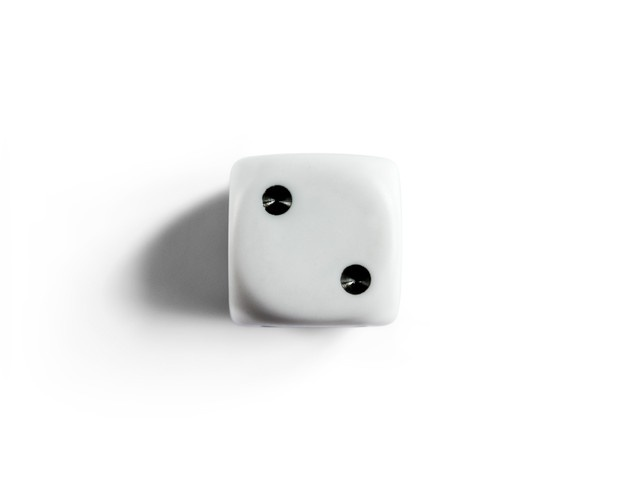
#> input picture Assignment27/dice_picture/0.jpg, 626 x 478 px
$ jupyter execute diceDetector.ipynb
#> lines starting #> are read from the running program, lines starting #| are printed output that depends on the picture; after the words box and inside, x2 and y2 are one past the last pixel; in counts of white or black regions, pixels touching at a corner belong together
<< Dice Detector >>

programmer: Ali Yaghoubian

[cell 1]
import cv2
import matplotlib.pyplot as plt
import numpy as np

_Image 0_

[cell 2]
raw_img = cv2.imread('dice_picture/0.jpg')
#> raw_img is the input picture: shape (478, 626, 3); mean B, G, R 243.9, 244, 243.8
gray_img = cv2.imread('dice_picture/0.jpg', cv2.IMREAD_GRAYSCALE)
#> gray_img: shape (478, 626); min 0, max 255, mean 243.9

plt.imshow(gray_img, cmap='gray')

[cell 3]
canny = cv2.Canny(gray_img, 10, 170, 3) # parameters : threshold 1 or 2 and edges
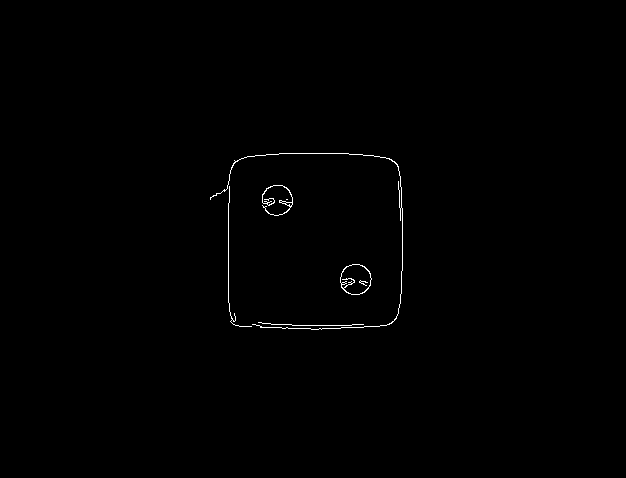
#> canny: shape (478, 626); 0.4% white in thin lines or dots, all inside (x1, y1, x2, y2) = (210, 153, 403, 330)

my_kernel = np.ones((13, 13), np.uint8)
print(my_kernel)

closing = cv2.morphologyEx(canny, cv2.MORPH_CLOSE, kernel=my_kernel)
#> closing: shape (478, 626); 0.94% white; 3 white regions

plt.imshow(closing, cmap='gray')

[cell 4]
contours, hierarchy = cv2.findContours(closing, cv2.RETR_EXTERNAL, cv2.CHAIN_APPROX_NONE)
#> contours = 1 contour; box (x1, y1, x2, y2) and area: (210, 153, 403, 330) 29552
print(hierarchy)
#| [[[-1 -1 -1 -1]]]
print(len(contours))
#| 1

cv2.drawContours(raw_img, contours, -1, (0, 0, 250), thickness=3, lineType=cv2.LINE_AA)
#> raw_img: shape (478, 626, 3); 1.6% of pixels changed, all inside (x1, y1, x2, y2) = (207, 150, 406, 333)

x, y, w, h= cv2.boundingRect(contours[0])
#> x = 210; y = 153; w = 193; h = 177
# cv2.rectangle(raw_img, (x, y), (x + w, y + h), (0, 0, 250), 3)

plt.imshow(raw_img)

[cell 5]
print(contours)
#> (printed output is left out)
print(x, y, w, h)
#| 210 153 193 177

[cell 6]
result_number = cv2.HoughCircles(gray_img, cv2.HOUGH_GRADIENT, 1, 20, param1=40, param2=30, minRadius=1, maxRadius=30)
#> result_number = [[355.5, 279.5, 14.9], [276.5, 199.5, 14.5]]
print(result_number)
#| [[[355.5 279.5  14.9]
#|   [276.5 199.5  14.5]]]

[cell 7]
print(len(result_number))
#| 1
result_number = result_number[0, :]
print(len(result_number))
#| 2

for circle in result_number:
    print(circle)
    cv2.circle(raw_img, (int(circle[0]), int(circle[1])), int(circle[2]), (250, 0, 0), 2)
#> this loop made 2 passes
#| [355.5 279.5  14.9]
#| [276.5 199.5  14.5]
#> raw_img: shape (478, 626, 3); mean B, G, R 241.6, 241.2, 244.2

plt.imshow(raw_img)

[cell 8]
dice_number = len(result_number)
#> dice_number = 2

[cell 9]
cv2.putText(raw_img, f'value = {dice_number}', (x, y), cv2.FONT_HERSHEY_DUPLEX, 1, (255, 100, 100), 2)
#> raw_img: shape (478, 626, 3); mean B, G, R 241.7, 240.8, 243.6
plt.imshow(raw_img)

*Image 1*

[cell 10]
raw_img = cv2.imread('dice_picture/1.jpg')
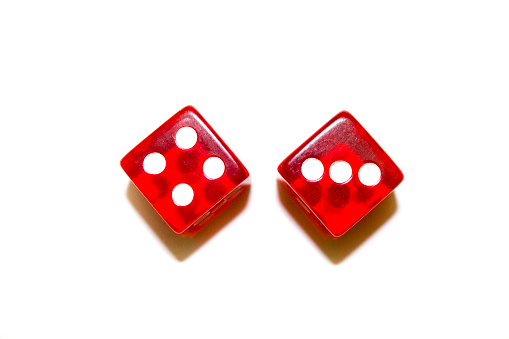
#> input picture Assignment27/dice_picture/1.jpg, 509 x 339 px
#> raw_img is the input picture: shape (339, 509, 3); mean B, G, R 225.7, 226.9, 247.3
gray_img = cv2.imread('dice_picture/1.jpg', cv2.IMREAD_GRAYSCALE)
#> gray_img: shape (339, 509); min 34, max 255, mean 232.8

plt.imshow(gray_img, cmap='gray')

[cell 11]
canny = cv2.Canny(gray_img, 10, 170, 3)
#> canny: shape (339, 509); 2.6% white in thin lines or dots, all inside (x1, y1, x2, y2) = (120, 105, 404, 265)

my_kernel = np.ones((1, 1), np.uint8)

closing = cv2.morphologyEx(canny, cv2.MORPH_CLOSE, kernel=my_kernel)

plt.imshow(closing, cmap='gray')

[cell 12]
contours, hierarchy = cv2.findContours(closing, cv2.RETR_EXTERNAL, cv2.CHAIN_APPROX_NONE)
#> contours = 2 contours; box (x1, y1, x2, y2) and area: (120, 105, 251, 262) 12500, (276, 111, 404, 265) 12128
print(len(contours))
#| 2

cv2.drawContours(raw_img, contours, -1, (0, 0, 0), thickness=3, lineType=cv2.LINE_AA)
#> raw_img: shape (339, 509, 3); 3.85% of pixels changed, all inside (x1, y1, x2, y2) = (117, 102, 407, 268)
plt.imshow(raw_img)

[cell 13]
result_number = cv2.HoughCircles(gray_img, cv2.HOUGH_GRADIENT, 1, 20, param1=40, param2=30, minRadius=10, maxRadius=20)
#> result_number = [[182.5, 193.5, 10.5], [185.5, 137.5, 11.6], [312.5, 168.5, 11.6], [339.5, 171.5, 11.6], [154.5, 162.5, 11.4], [213.5, 167.5, 10.35], [368.5, 174.5, 12.4]]
result_number = result_number[0, :]

for circle in result_number:
    cv2.circle(raw_img, (int(circle[0]), int(circle[1])), int(circle[2]), (250, 0, 0), 2)
#> this loop made 7 passes
#> raw_img: shape (339, 509, 3); mean B, G, R 222.4, 221.2, 238.8

plt.imshow(raw_img)

[cell 14]
x0, y0, w0, h0= cv2.boundingRect(contours[0])
#> x0 = 276; y0 = 111; w0 = 128; h0 = 154
x1, y1, w1, h1= cv2.boundingRect(contours[1])
#> x1 = 120; y1 = 105; w1 = 131; h1 = 157

first_dice = gray_img[y0:y0+h0, x0:x0+w0]
second_dice = gray_img[y1:y1+h1, x1:x1+w1]

plt.imshow(first_dice, cmap='gray')
plt.show()
plt.imshow(second_dice, cmap='gray')
plt.show()

[cell 15]
first_result = cv2.HoughCircles(first_dice, cv2.HOUGH_GRADIENT, 1, 20, param1=40, param2=30, minRadius=10, maxRadius=20)
#> first_result = [[36.5, 57.5, 11.6], [63.5, 60.5, 11.6], [92.5, 63.5, 12.4]]
first_result = first_result[0, :]
first_dice_number = len(first_result)
#> first_dice_number = 3

second_result = cv2.HoughCircles(second_dice, cv2.HOUGH_GRADIENT, 1, 20, param1=40, param2=30, minRadius=10, maxRadius=20)
#> second_result = [[62.5, 88.5, 10.5], [65.5, 32.5, 11.6], [34.5, 57.5, 11.4], [93.5, 62.5, 10.35]]
second_result = second_result[0, :]
second_dice_number = len(second_result)
#> second_dice_number = 4

[cell 16]
cv2.putText(raw_img, f'value = {first_dice_number}', (x0, y0), cv2.FONT_HERSHEY_DUPLEX, 0.7, (50, 255, 50), 2)
cv2.putText(raw_img, f'value = {second_dice_number}', (x1, y1), cv2.FONT_HERSHEY_DUPLEX, 0.7, (50, 255, 50), 2)

plt.imshow(raw_img)

*Image 2*

[cell 17]
raw_img = cv2.imread('dice_picture/2.jpg')
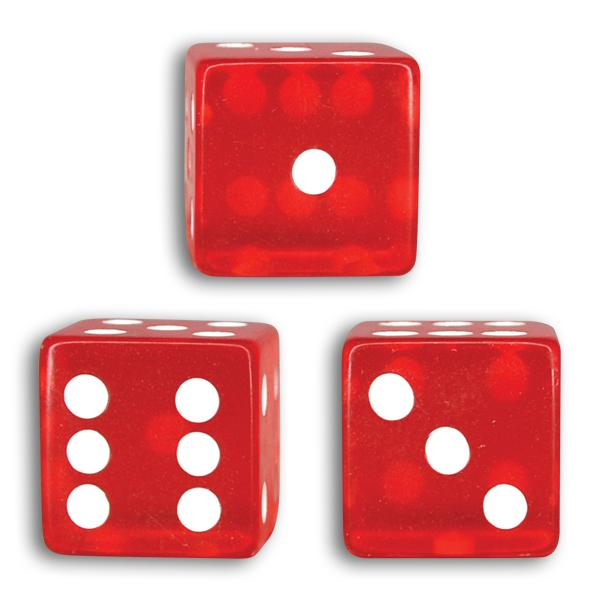
#> input picture Assignment27/dice_picture/2.jpg, 600 x 600 px
#> raw_img is the input picture: shape (600, 600, 3); mean B, G, R 167.5, 166.7, 230.6
gray_img = cv2.imread('dice_picture/2.jpg', cv2.IMREAD_GRAYSCALE)
#> gray_img: shape (600, 600); min 57, max 255, mean 186

plt.imshow(gray_img, cmap='gray')

[cell 18]
canny = cv2.Canny(gray_img, 10, 170, 3)
#> canny: shape (600, 600); 3.1% white in thin lines or dots, all inside (x1, y1, x2, y2) = (38, 41, 561, 559)

my_kernel = np.ones((15, 15), np.uint8)

closing = cv2.morphologyEx(canny, cv2.MORPH_CLOSE, kernel=my_kernel)
#> closing: shape (600, 600); 10.7% white; 7 white regions (1 under 20 px)

plt.imshow(closing, cmap='gray')

[cell 19]
contours, hierarchy = cv2.findContours(closing, cv2.RETR_EXTERNAL, cv2.CHAIN_APPROX_NONE)
#> contours = 3 contours; box (x1, y1, x2, y2) and area: (38, 317, 281, 559) 55622, (183, 41, 421, 278) 53820, (341, 320, 561, 559) 51218
print(len(contours))
#| 3

cv2.drawContours(raw_img, contours, -1, (0, 0, 0), thickness=7, lineType=cv2.LINE_AA)
#> raw_img: shape (600, 600, 3); 8.07% of pixels changed, all inside (x1, y1, x2, y2) = (33, 36, 566, 564)
plt.imshow(raw_img)

[cell 20]
result_number = cv2.HoughCircles(gray_img, cv2.HOUGH_GRADIENT, 1, 20, param1=40, param2=30, minRadius=10, maxRadius=25)
#> result_number = [[85.5, 396.5, 22.1], [313.5, 170.5, 22.2], [198.5, 453.5, 22.1], [447.5, 451.5, 22.1], [389.5, 397.5, 24.4], [198.5, 508.5, 22.1], [504.5, 505.5, 22.1], [86.5, 506.5, 22.1], [88.5, 450.5, 22.1], [197.5, 399.5, 21.8]]
result_number = result_number[0, :]

for circle in result_number:
    cv2.circle(raw_img, (int(circle[0]), int(circle[1])), int(circle[2]), (250, 0, 0), 2)
#> this loop made 10 passes
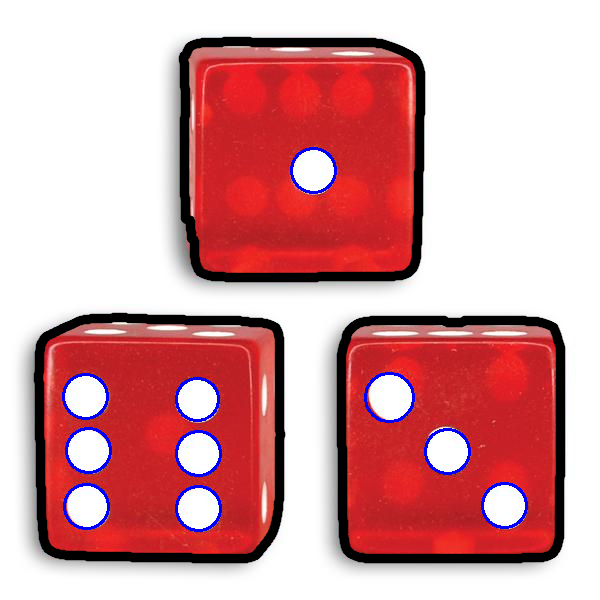
#> raw_img: shape (600, 600, 3); mean B, G, R 159, 155.2, 214

plt.imshow(raw_img)

[cell 21]
x0, y0, w0, h0= cv2.boundingRect(contours[0])
#> x0 = 341; y0 = 320; w0 = 220; h0 = 239
x1, y1, w1, h1= cv2.boundingRect(contours[1])
#> x1 = 38; y1 = 317; w1 = 243; h1 = 242
x2, y2, w2, h2= cv2.boundingRect(contours[2])
#> x2 = 183; y2 = 41; w2 = 238; h2 = 237

first_dice = gray_img[y0:y0+h0, x0:x0+w0]
#> first_dice: shape (239, 220)
second_dice = gray_img[y1:y1+h1, x1:x1+w1]
#> second_dice: shape (242, 243)
third_dice = gray_img[y2:y2+h2, x2:x2+w2]
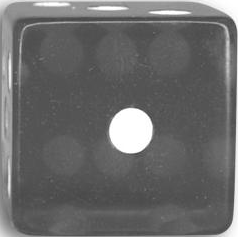
#> third_dice: shape (237, 238); min 63, max 255, mean 105.6

plt.imshow(first_dice, cmap='gray')
plt.show()
plt.imshow(second_dice, cmap='gray')
plt.show()
plt.imshow(third_dice, cmap='gray')
plt.show()

[cell 22]
first_result = cv2.HoughCircles(first_dice, cv2.HOUGH_GRADIENT, 1, 20, param1=40, param2=30, minRadius=10, maxRadius=25)
#> first_result = [[106.5, 131.5, 22.1], [48.5, 77.5, 24.4], [163.5, 185.5, 22.1]]
first_result = first_result[0, :]
first_dice_number = len(first_result)

second_result = cv2.HoughCircles(second_dice, cv2.HOUGH_GRADIENT, 1, 20, param1=40, param2=30, minRadius=10, maxRadius=25)
#> second_result = [[47.5, 79.5, 22.1], [160.5, 136.5, 22.1], [160.5, 191.5, 22.1], [48.5, 189.5, 22.1], [50.5, 133.5, 22.1], [159.5, 82.5, 21.8]]
second_result = second_result[0, :]
second_dice_number = len(second_result)
#> second_dice_number = 6

third_result = cv2.HoughCircles(third_dice, cv2.HOUGH_GRADIENT, 1, 20, param1=40, param2=30, minRadius=10, maxRadius=25)
#> third_result = [[130.5, 129.5, 22.2]]
third_result = third_result[0, :]
third_dice_number = len(third_result)
#> third_dice_number = 1

[cell 23]
cv2.putText(raw_img, f'value = {first_dice_number}', (x0, y0), cv2.FONT_HERSHEY_DUPLEX, 1.3, (90, 200, 90), 2)
cv2.putText(raw_img, f'value = {second_dice_number}', (x1, y1), cv2.FONT_HERSHEY_DUPLEX, 1.3, (90, 200, 90), 2)
cv2.putText(raw_img, f'value = {third_dice_number}', (x2, y2), cv2.FONT_HERSHEY_DUPLEX, 1.3, (90, 200, 90), 2)

plt.imshow(raw_img)

*Image 3*

[cell 24]
raw_img = cv2.imread('dice_picture/3.jpg')
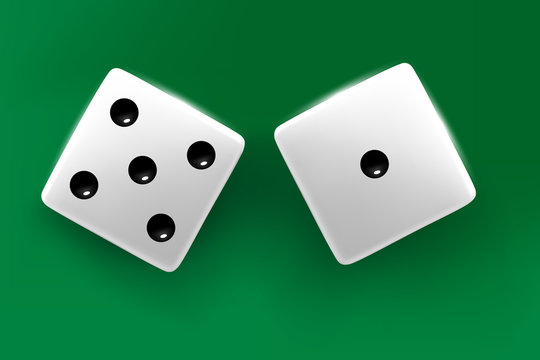
#> input picture Assignment27/dice_picture/3.jpg, 540 x 360 px
#> raw_img is the input picture: shape (360, 540, 3); mean B, G, R 89.9, 135.2, 52.7
gray_img = cv2.imread('dice_picture/3.jpg', cv2.IMREAD_GRAYSCALE)
#> gray_img: shape (360, 540); min 0, max 255, mean 105.3

plt.imshow(gray_img, cmap='gray')

[cell 25]
canny = cv2.Canny(gray_img, 10, 170, 3)
#> canny: shape (360, 540); 1.3% white in thin lines or dots, all inside (x1, y1, x2, y2) = (41, 62, 476, 272)

my_kernel = np.ones((15, 15), np.uint8)

closing = cv2.morphologyEx(canny, cv2.MORPH_CLOSE, kernel=my_kernel)
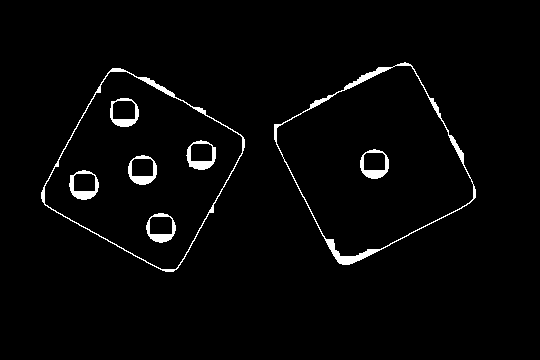
#> closing: shape (360, 540); 2.4% white; 8 white regions

plt.imshow(closing, cmap='gray')

[cell 26]
contours, hierarchy = cv2.findContours(closing, cv2.RETR_EXTERNAL, cv2.CHAIN_APPROX_NONE)
#> contours = 2 contours; box (x1, y1, x2, y2) and area: (274, 62, 476, 265) 25064, (41, 68, 245, 272) 24819
print(len(contours))
#| 2

cv2.drawContours(raw_img, contours, -1, (255, 0, 0), thickness=3, lineType=cv2.LINE_AA)
#> raw_img: shape (360, 540, 3); 4.78% of pixels changed, all inside (x1, y1, x2, y2) = (38, 59, 479, 275)
plt.imshow(raw_img)

[cell 27]
result_number = cv2.HoughCircles(gray_img, cv2.HOUGH_GRADIENT, 1, 20, param1=40, param2=30, minRadius=10, maxRadius=25)
#> result_number = [[160.5, 227.5, 14.5], [83.5, 184.5, 14.5], [142.5, 169.5, 14.6], [200.5, 154.5, 14.6], [374.5, 163.5, 14.6], [123.5, 112.5, 13.8]]
result_number = result_number[0, :]

for circle in result_number:
    cv2.circle(raw_img, (int(circle[0]), int(circle[1])), int(circle[2]), (0, 0, 255), 2)
#> this loop made 6 passes
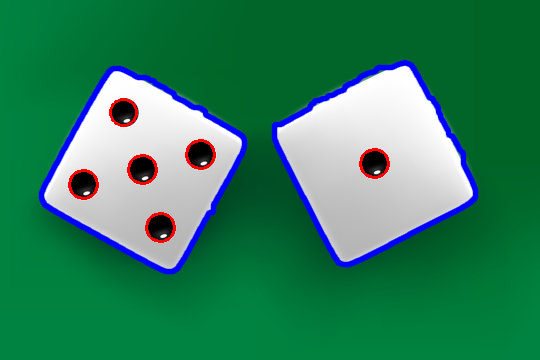
#> raw_img: shape (360, 540, 3); mean B, G, R 93.8, 128.9, 50.1

plt.imshow(raw_img)

[cell 28]
x0, y0, w0, h0= cv2.boundingRect(contours[0])
#> x0 = 41; y0 = 68; w0 = 204; h0 = 204
x1, y1, w1, h1= cv2.boundingRect(contours[1])
#> x1 = 274; y1 = 62; w1 = 202; h1 = 203

first_dice = gray_img[y0:y0+h0, x0:x0+w0]
#> first_dice: shape (204, 204)
second_dice = gray_img[y1:y1+h1, x1:x1+w1]
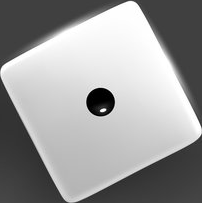
#> second_dice: shape (203, 202); min 0, max 255, mean 154.3

plt.imshow(first_dice, cmap='gray')
plt.show()
plt.imshow(second_dice, cmap='gray')
plt.show()

[cell 29]
first_result = cv2.HoughCircles(first_dice, cv2.HOUGH_GRADIENT, 1, 20, param1=40, param2=30, minRadius=10, maxRadius=25)
#> first_result = [[119.5, 159.5, 14.5], [42.5, 116.5, 14.5], [101.5, 101.5, 14.6], [159.5, 86.5, 14.6], [82.5, 44.5, 13.8]]
first_result = first_result[0, :]
first_dice_number = len(first_result)
#> first_dice_number = 5

second_result = cv2.HoughCircles(second_dice, cv2.HOUGH_GRADIENT, 1, 20, param1=40, param2=30, minRadius=10, maxRadius=25)
#> second_result = [[100.5, 101.5, 14.6]]
second_result = second_result[0, :]
second_dice_number = len(second_result)
#> second_dice_number = 1

[cell 30]
cv2.putText(raw_img, f'value = {first_dice_number}', (x0, y0), cv2.FONT_HERSHEY_DUPLEX, 0.9, (50, 0, 0), 2)
cv2.putText(raw_img, f'value = {second_dice_number}', (x1, y1), cv2.FONT_HERSHEY_DUPLEX, 0.9, (50, 0, 0), 2)
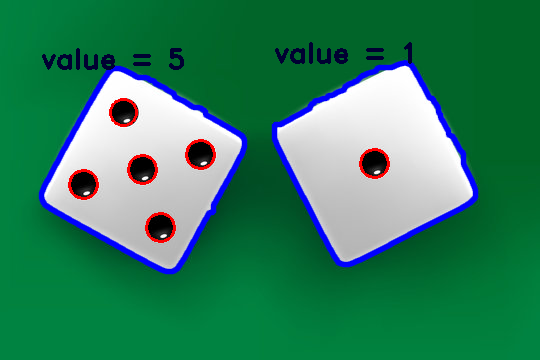
#> raw_img: shape (360, 540, 3); mean B, G, R 93.8, 127.9, 50.1

plt.imshow(raw_img)
